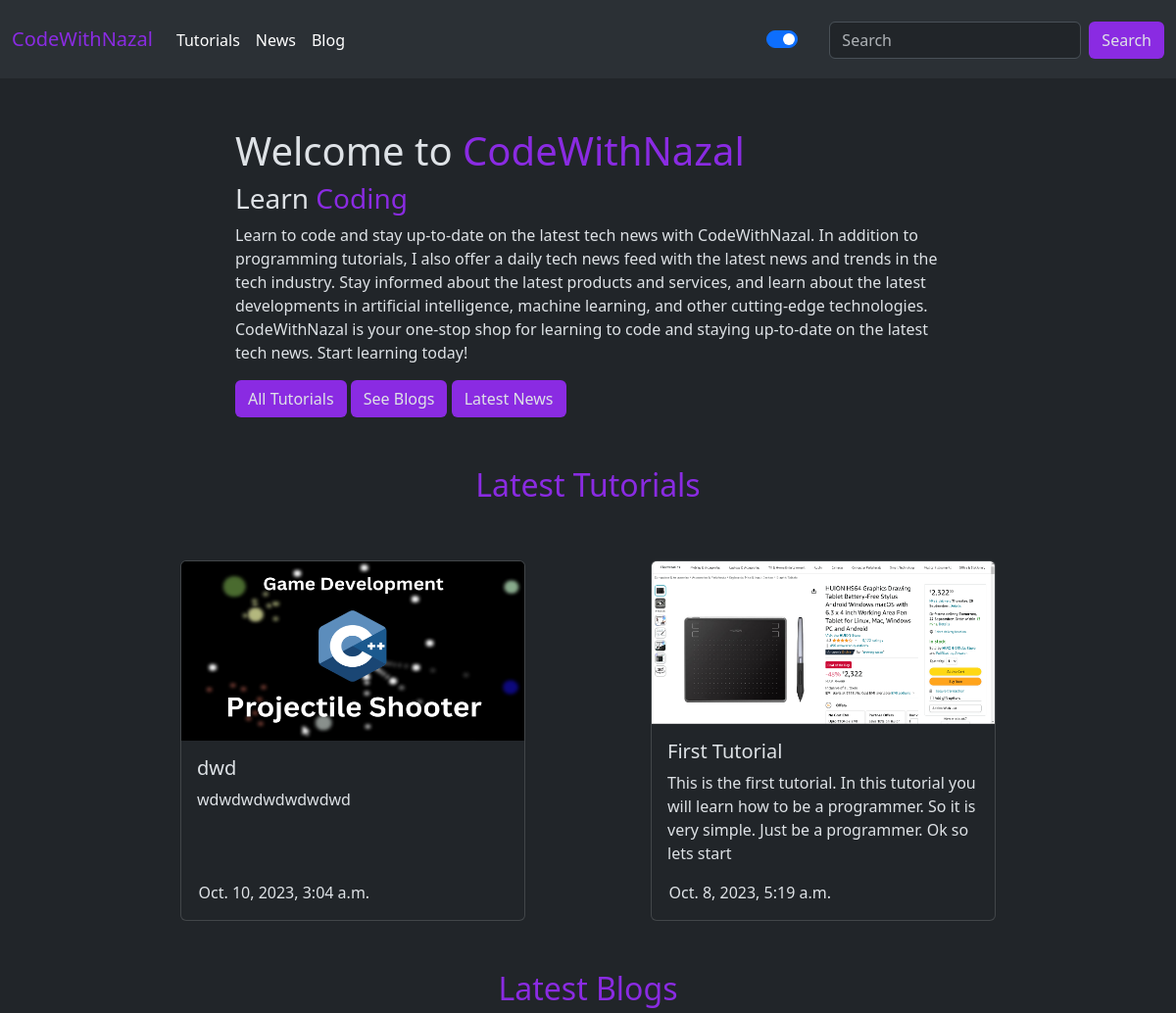
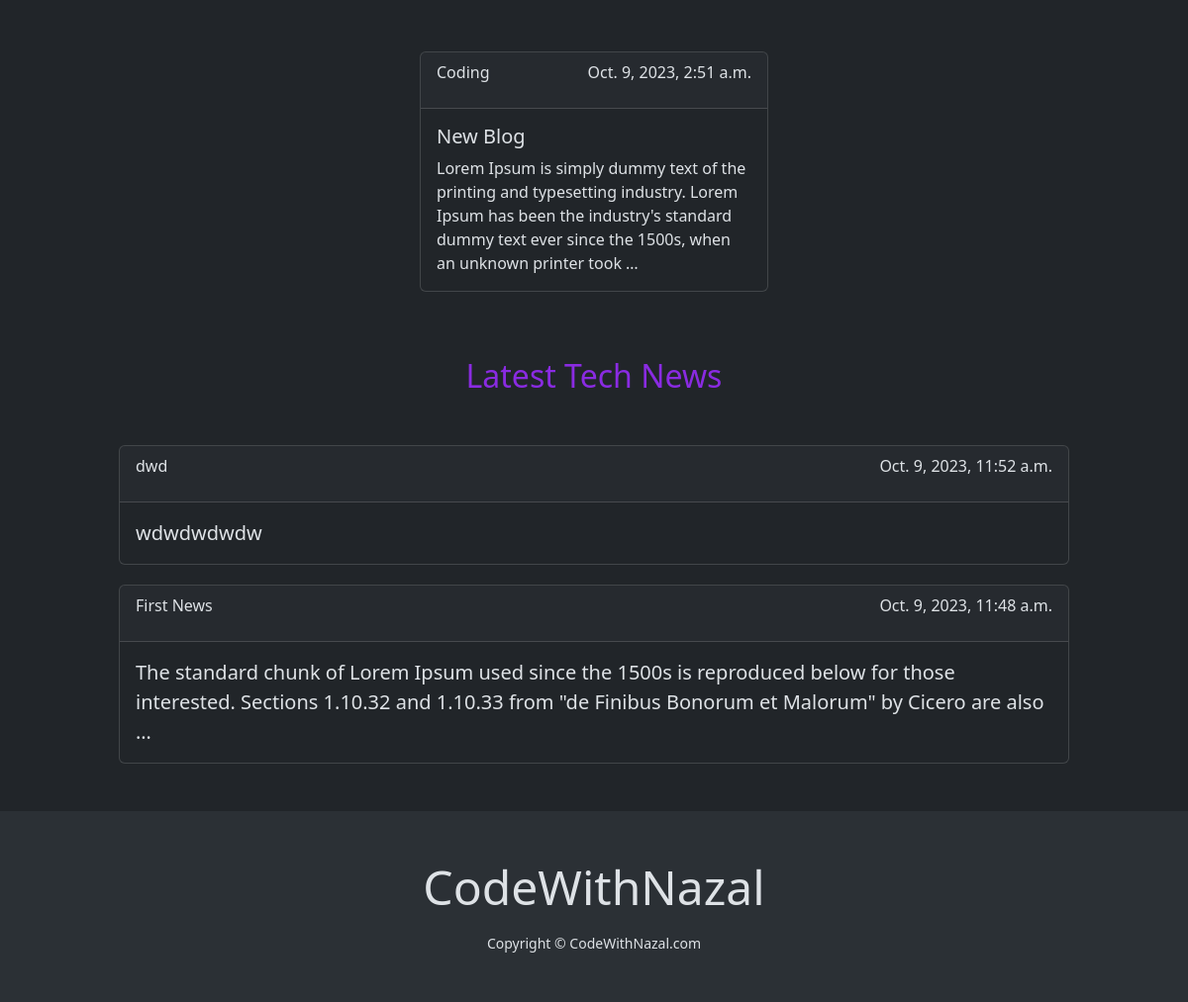
The page / on the database its author committed (2 pictures, top to bottom).
### Tuturials/models.py (models this page shows, shortened)
class Tutorial(models.Model):
    title = models.CharField(max_length=100)
    description = models.TextField(null=True, blank=True, max_length=200)
    thumbnail = models.ImageField(upload_to="images/",default="images/Projectile Shooter.png")
    created_at = models.DateTimeField(auto_now_add=True)

class Blog(models.Model):
    title = models.CharField(max_length=100)
    description = models.TextField(null=True, blank=True)
    created_at = models.DateTimeField(auto_now_add=True)

class News(models.Model):
    title = models.CharField(max_length=100)
    description = models.TextField(max_length=200, null=True, blank=True)
    created_at = models.DateTimeField(auto_now_add=True)

### Tuturials/views.py (the view)
# urls.py: 2. Add a URL to urlpatterns:  path('', views.home, name='home')
def home(request):
    tutorials = Tutorial.objects.order_by('-created_at')[:3]
    blogs = Blog.objects.order_by('-created_at')[:3]
    news = News.objects.order_by('-created_at')[:5]
    return render(request, 'home.html',{ 'tutorials':tutorials, 'blogs':blogs, 'news':news})

### Tuturials/templates/home.html (shortened to what this page needs)
{% extends 'base.html' %}
{% block content %}
{% load static %}
<div id="introduction">
    <h1>Welcome to <span style="color: blueviolet;">CodeWithNazal</span></h1>
    <h3>Learn <span style="color: blueviolet;">Coding</span></h3>
    <p>
        Learn to code and stay up-to-date on the latest tech news with CodeWithNazal.
        In addition to programming tutorials, I also offer a daily tech news feed with the latest news and trends in the tech industry. Stay informed about the latest products and services, and learn about the latest developments in artificial intelligence, machine learning, and other cutting-edge technologies.
        CodeWithNazal is your one-stop shop for learning to code and staying up-to-date on the latest tech news. Start learning today!
    </p>
    <a class="btn" style="background-color: blueviolet;" href="{% url 'tutorials' %}">All Tutorials</a>
    <a class="btn" style="background-color: blueviolet;" href="{% url 'blogs' %}">See Blogs</a>
    <a class="btn" style="background-color: blueviolet;" href="{% url 'news_all' %}">Latest News</a>
</div>
<h2 style="color: blueviolet; margin-top: 50px; text-align: center;">Latest Tutorials</h2>
<div class="d-flex flex-wrap" id="main">
    {% for tutorial in tutorials %}
    <a class="card" id="tutorials-main-card"  href="{% url 'tutorial' tutorial.title %}">
        <img src="{{tutorial.thumbnail.url}}" class="card-img-top" alt="thumbnail" id="thumbnail">
        <div class="card-body">
          <h5 class="card-title">{{tutorial.title}}</h5>
          <p class="card-text">{{tutorial.description}}</p>
        </div>
        <p style="margin-left: 5%;">{{tutorial.created_at}}</p>
    </a>
    {% endfor %}
</div>
<h2 style="color: blueviolet; margin-top: 50px; text-align: center;">Latest Blogs</h2>
<div class="d-flex flex-wrap" id="main">
    {% for blog in blogs %}
    <a class="card mb-3" style="width: 22rem; margin: 0 auto; margin-top: 50px;" href="{% url 'blog' blog.title %}">
        <div class="card-header">
            <p style="float: left;">Coding</p>
            <p style="float: right;">{{ blog.created_at }}</p>
        </div>
        <div class="card-body">
            <h5 class="card-title">{{ blog.title }}</h5>
            <p class="card-text">
                {{ blog.description|truncatewords:30 }}
            </p>
        </div>
    </a>
    {% endfor %}
</div>
<h2 style="color: blueviolet; margin-top: 50px; text-align: center;" >Latest Tech News</h2>
{% for single_news in news %}
<a class="card" id="news-card" href="{% url 'news_instance' single_news.title %}">
    <div class="card-header">
        <p style="float: left;">{{single_news.title}}</p>
        <p style="float: right;">{{single_news.created_at}}</p>
    </div>
    <div class="card-body">
      <blockquote class="blockquote mb-0">
        <p>{{single_news.description|truncatewords:30}}</p>
      </blockquote>
    </div>
</a>
{% endfor %}
{% endblock %}

### Tuturials/templates/base.html (shortened to what this page needs)
<!doctype html>
<html lang="en" data-bs-theme="dark">
    <head>
        <link href="https://cdn.jsdelivr.net/npm/bootstrap@5.3.2/dist/css/bootstrap.min.css" rel="stylesheet">
        <link rel="stylesheet" href="https://cdnjs.cloudflare.com/ajax/libs/font-awesome/6.4.2/css/all.min.css" />
    </head>
    <body>
        {% include 'navbar.html' %}
        <div id="container">
            {% block content %}
            {% endblock %}
        </div>
        {% include 'footer.html' %}
    </body>
</html>

### Tuturials/templates/navbar.html (shortened to what this page needs)
<nav class="navbar navbar-expand-lg bg-body-tertiary">
    <div class="container-fluid">
        <a class="navbar-brand" href="{% url 'home' %}" style="color: blueviolet;">CodeWithNazal</a>
        <div class="collapse navbar-collapse" style="margin-top: 1px;">
            <ul class="navbar-nav me-auto mb-2 mb-lg-0">
            <li class="nav-item">
                <a class="nav-link active" aria-current="page" href="{% url 'tutorials' %}">Tutorials</a>
            </li>
            <li class="nav-item">
                <a class="nav-link active" aria-current="page" href="{% url 'news_all' %}">News</a>
            </li>
            <li class="nav-item">
                <a class="nav-link active" aria-current="page" href="{% url 'blogs' %}">Blog</a>
            </li>
            </ul>
        </div>
        <div class="form-check form-switch mx-4">
            <input
              class="form-check-input p-2"
              type="checkbox"
              role="switch"
              id="flexSwitchCheckChecked"
              checked
              onclick="toggleTheme()"
            />
        </div>
        <form class="d-flex" role="search" style="margin-top: 1px;" method="POST" action="{% url 'searched' %}">
            <input class="form-control me-2" type="search" placeholder="Search" aria-label="Search" name="search">
            <button class="btn" type="submit" style="background-color: blueviolet;">Search</button>
        </form>
    </div>
</nav>

### Tuturials/templates/footer.html
<footer class="py-5 mt-5 bg-body-tertiary" >
    <div class="container text-center">
        <p class="display-5 mb-3">CodeWithNazal</p>
        <small class="text-50">Copyright &copy; CodeWithNazal.com</small>
    </div>
</footer>

### Tuturials/templates/navbar.html (style rules this page uses)
.navbar { min-height: 80px; }

### Tuturials/templates/home.html (style rules this page uses)
#introduction { width: 60%; margin: 0 auto; margin-top: 50px; }
#tutorials-main-card { margin: 0 auto; margin-top: 50px; width: 22rem; }
a { text-decoration: none; }
#thumbnail { width: 100%; height: 50%; }
#main { width: 80%; margin: 0 auto; }
#news-card { margin: 0 auto; width: 80%; margin-top: 20px; }

### rows shown on the page
Tutorial: thumbnail (picture), title "dwd", description "wdwdwdwdwdwdwd", created_at "Oct. 10, 2023, 3:04 a.m."
Tutorial: thumbnail (picture), title "First Tutorial", description "This is the first tutorial. In this tutorial you will learn how to be a programmer. So it is very simple. Just be a programmer. Ok so lets start", created_at "Oct. 8, 2023, 5:19 a.m."
Blog: created_at "Oct. 9, 2023, 2:51 a.m.", title "New Blog", description "Lorem Ipsum is simply dummy text of the printing and typesetting industry. Lorem Ipsum has been the industry's standard dummy text ever since the 1500s, when an unknown printer took …"
News: title "dwd", created_at "Oct. 9, 2023, 11:52 a.m.", description "wdwdwdwdw"
News: title "First News", created_at "Oct. 9, 2023, 11:48 a.m.", description "The standard chunk of Lorem Ipsum used since the 1500s is reproduced below for those interested. Sections 1.10.32 and 1.10.33 from \"de Finibus Bonorum et Malorum\" by Cicero are also …"
